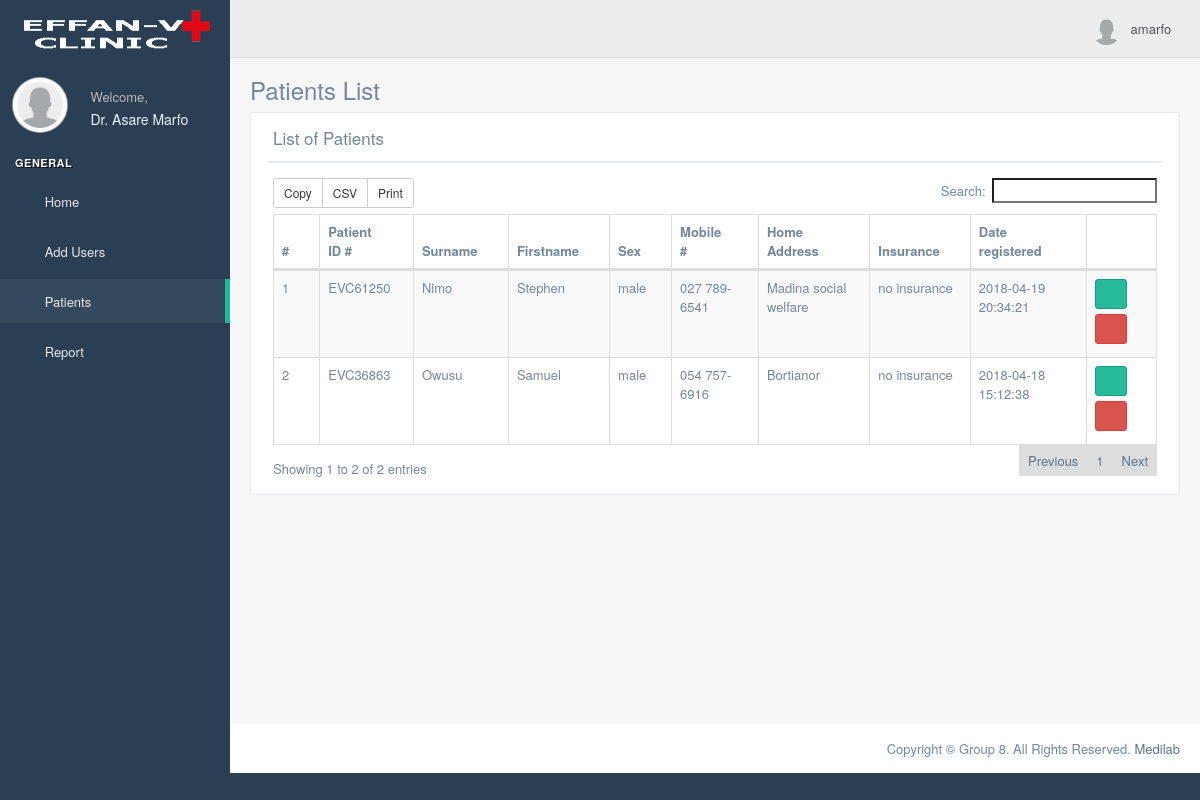
Screenshot of /admin/patients.php (signed in) with the database file from the repository.
### tables this page shows
CREATE TABLE `patient` (
  `patientID` int(11) NOT NULL,
  `patientUniqueID` varchar(10) NOT NULL,
  `surname` varchar(50) DEFAULT NULL,
  `firstname` varchar(50) DEFAULT NULL,
  `dob` varchar(15) DEFAULT NULL,
  `age` int(3) DEFAULT NULL,
  `sex` varchar(10) DEFAULT NULL,
  `tel_num` varchar(15) DEFAULT NULL,
  `home_address` varchar(255) DEFAULT NULL,
  `occupation` varchar(255) DEFAULT NULL,
  `marital_status` varchar(10) DEFAULT NULL,
  `insurance` varchar(50) DEFAULT NULL,
  `nhis_number` int(10) DEFAULT NULL,
  `next_of_kin` varchar(255) DEFAULT NULL,
  `date_registered` timestamp NULL DEFAULT CURRENT_TIMESTAMP
);

### functions/queries.php (called while the page is built, shortened)
<?php
function connectDB()    {
    $connect_db = new Mysqli("localhost", "root", "", "patient_system");
    return $connect_db;
}
function viewPatients() {
    $sql = "SELECT * FROM patient ORDER BY patientID DESC";
    $run = connectDB()->query($sql);
    return $run ;
}

### admin/patients.php (the view, shortened to what this page needs)
<?php
require_once "../functions/queries.php";
?>
<?php include "includes/header.php"?>
    <div class="right_col" role="main">
        <div class="">
            <div class="page-title">
                <div class="title_left">
                    <h3>Patients List</h3>
                </div>
            </div>
            <div class="clearfix"></div>
            <div class="row">
                <div class="col-md-12 col-sm-12 col-xs-12">
                    <div class="x_panel">
                        <div class="x_title">
                            <h2>List of Patients</h2>
                            <ul class="nav navbar-right panel_toolbox">
                                <li><a class="collapse-link"><i class="fa fa-chevron-up"></i></a>
                                </li>
                                <li><a class="close-link"><i class="fa fa-close"></i></a>
                                </li>
                            </ul>
                            <div class="clearfix"></div>
                        </div>
                        <div class="x_content">
                            <table id="datatable-buttons" class="table table-striped table-bordered">
                                <thead>
                                <tr>
                                    <th>#</th>
                                    <th>Patient ID #</th>
                                    <th>Surname</th>
                                    <th>Firstname</th>
                                    <th>Sex</th>
                                    <th>Mobile #</th>
                                    <th>Home Address</th>
                                    <th>Insurance</th>
                                    <th>Date registered</th>
                                    <th></th>
                                </tr>
                                </thead>
                                <tbody>
                                <?php
                                $result = viewPatients();
                                $i = 1;
                                while ($row = $result->fetch_array()) {
                                    ?>
                                    <tr>
                                        <td><?php echo $i; ?></td>
                                        <td><?php echo $row['patientUniqueID']; ?></td>
                                        <td><?php echo $row['surname']; ?></td>
                                        <td><?php echo $row['firstname']; ?></td>
                                        <td><?php echo $row['sex']; ?></td>
                                        <td><?php echo $row['tel_num']; ?></td>
                                        <td><?php echo $row['home_address']; ?></td>
                                        <td><?php echo $row['insurance']; ?></td>
                                        <td><?php echo $row['date_registered']; ?></td>
                                        <td>
                                            <a href="patientdetails.php?id=<?php echo $row['patientUniqueID']; ?>" class="btn btn-success btn-sm" title="view"><i class="fa fa-plus-circle"></i> </a>
                                            <a href="" class="btn btn-danger btn-sm" title="delete" data-toggle="modal" data-target="#deleteModal<?php echo $row['patientID'] ?>"><i class="fa fa-trash-o"></i></a>
                                        </td>
                                    </tr>
                                    <?php
                                    $i++;
                                }
                                ?>
                                </tbody>
                            </table>
                        </div>
                    </div>
                </div>
            </div>
        </div>
    </div>
<?php include "includes/footer.php"?>

### rows the page displays
patient: patientUniqueID "EVC61250", surname "Nimo", firstname "Stephen", sex "male", tel_num "027 789-6541", home_address "Madina social welfare", insurance "no insurance", date_registered "2018-04-19 20:34:21"
patient: patientUniqueID "EVC36863", surname "Owusu", firstname "Samuel", sex "male", tel_num "054 757-6916", home_address "Bortianor", insurance "no insurance", date_registered "2018-04-18 15:12:38"

### other values shown
$_SESSION['fname'] "Dr. Asare Marfo"
$_SESSION['uname'] "amarfo"
